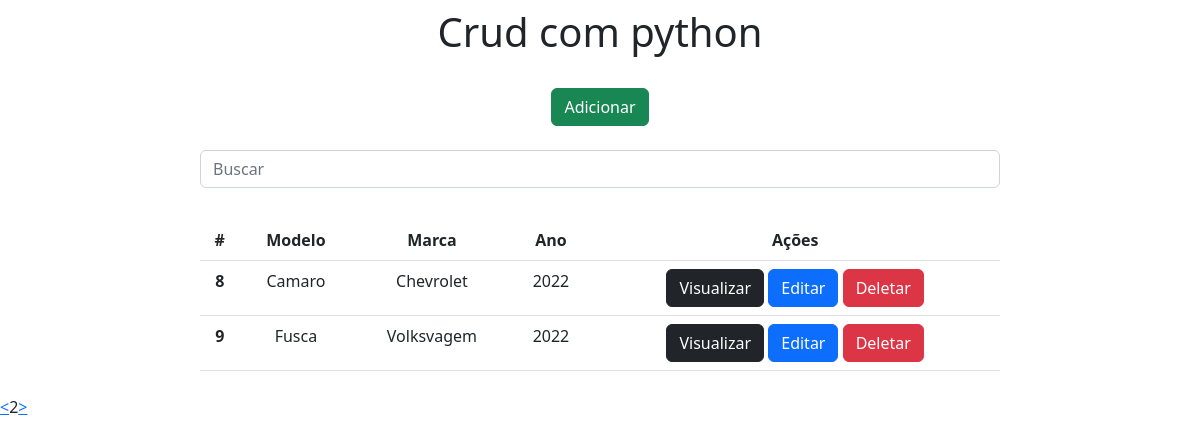
Screenshot of /?page=2 with the database file from the repository.
### app/models.py (models this page shows)
class Carros(models.Model):
    modelo = models.CharField(max_length=150)
    marca = models.CharField(max_length=100)
    ano = models.IntegerField()

### app/views.py (the view)
# urls.py: 2. Add a URL to urlpatterns:  path('', views.home, name='home')
def home(request):
    data = {}
    search = request.GET.get('search')
    if search:
        data['db'] = Carros.objects.filter(modelo__icontains=search)
    else:
        data['db'] = Carros.objects.all()
    all = Carros.objects.all()
    paginator = Paginator(all, 2)
    pages = request.GET.get('page')
    data['db'] = paginator.get_page(pages)
    return render(request, 'index.html', data)

### app/templates/index.html (shortened to what this page needs)
<!DOCTYPE html>
<html lang="pt-br">
<head>
    <link rel="stylesheet" href="https://cdn.jsdelivr.net/npm/bootstrap@5.2.3/dist/css/bootstrap.min.css">
    <link rel="stylesheet" href="/css/style.css">
</head>
<body>
    <div class="col-8 m-auto pt-2 pb-2 text-center">
        <h1 id="titulo">Crud com python</h1>
    </div>
    <div class="col-8 m-auto pt-3 pb-2 text-center">
        <a href="/form" class="btn btn-success">Adicionar</a>
    </div>
    <div class="col-8 m-auto pt-3 pb-2 text-center">
        <form method="get">
            <input type="text" id="search" name="search" class="form-control" placeholder="Buscar">
        </form>
    </div>
    <div class="col-8 m-auto pt-4 pb-2 text-center">
        <table class="table">
          <thead>
            <tr>
              <th scope="col">#</th>
              <th scope="col">Modelo</th>
              <th scope="col">Marca</th>
              <th scope="col">Ano</th>
              <th scope="col">Ações</th>
            </tr>
          </thead>
          <tbody>
          {% for dbs in db %}
              <tr>
                  <th>{{dbs.id}}</th>
                  <td>{{dbs.modelo}}</td>
                  <td>{{dbs.marca}}</td>
                  <td>{{dbs.ano}}</td>
                  <td>
                      <a href="/view/{{dbs.id}}/" class="btn btn-dark">Visualizar</a>
                      <a href="/edit/{{dbs.id}}/" class="btn btn-primary">Editar</a>
                      <a href="/delete/{{dbs.id}}/" class="btn btn-danger btnDel">Deletar</a>
                  </td>
              </tr>
          {% endfor %}
          </tbody>
        </table>
    </div>
    <div class="pagination">
        {% if db.has_previous %}
            <a href="?page={{db.previous_page_number}}"> < </a>
        {% endif %}
        {{db.number}}
        {% if db.has_next %}
            <a href="?page={{db.next_page_number}}"> > </a>
        {% endif %}
    </div>
    {% load static %}
</body>
</html>

### app/css/style.css (style rules this page uses)
:root { ... }
#titulo { color: write; }

### rows the page displays
Carros: id "8", modelo "Camaro", marca "Chevrolet", ano "2022"
Carros: id "9", modelo "Fusca", marca "Volksvagem", ano "2022"

### other values shown
{{ db.number }} "2"
